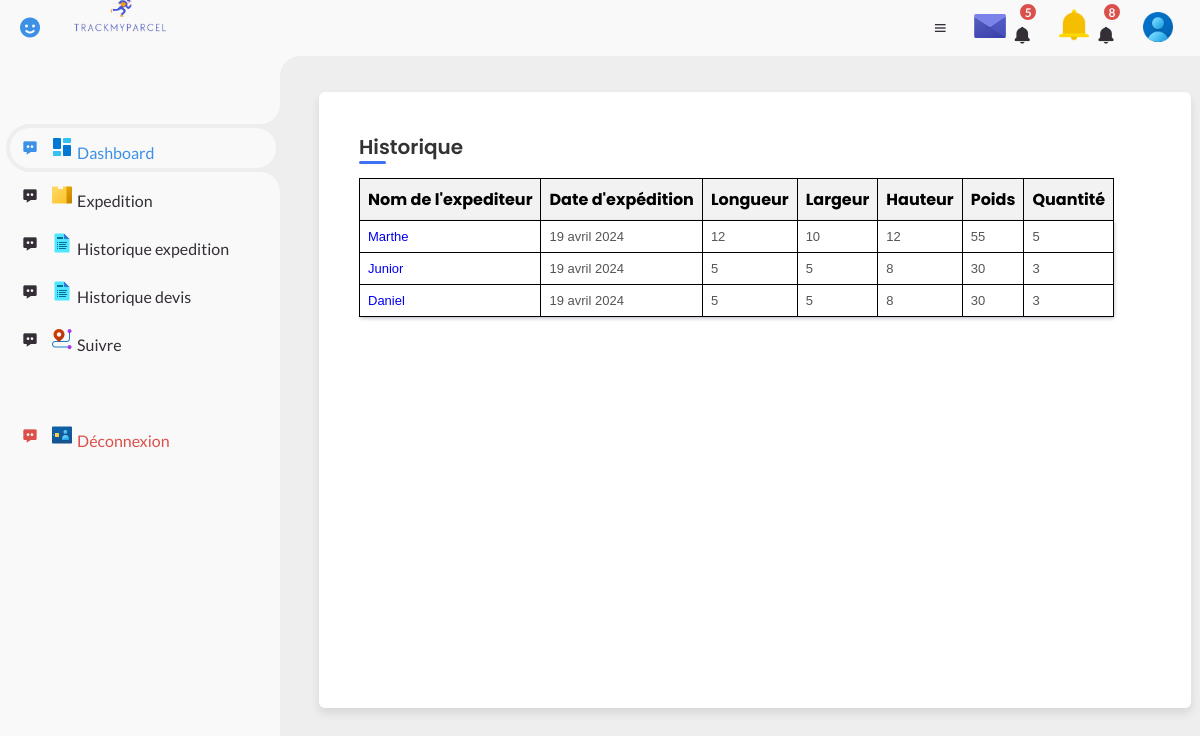
/colis/liste_devis/ (signed in), run on the app's committed database.
### colis/models.py (models this page shows, shortened)
class Devis(models.Model):
    nom = models.CharField(max_length=60, null=True)
    longueur = models.IntegerField()
    largeur = models.IntegerField()
    hauteur = models.IntegerField()
    quantite = models.IntegerField()
    poids = models.IntegerField()
    dateExp = models.DateField()
    devise = models.CharField(max_length=100)

### colis/views.py (the view)
# urls.py: path('liste_devis/', views.liste_devis, name='liste_devis'),
@login_required(login_url="/accounts/login_user")
def liste_devis(request):
    devi = Devis.objects.all()
    return render(request, 'colis/liste_devis.html', {'devis':devi})

### colis/templates/colis/liste_devis.html (shortened to what this page needs)
{% load static %}
<!DOCTYPE html>
<html lang="en">
<head>
	<link href='https://unpkg.com/boxicons@2.0.9/css/boxicons.min.css' rel='stylesheet'>
	<link rel="stylesheet" href="{% static 'colis/css/demander_expedition.css' %}">
	<link rel="stylesheet" href="{% static 'colis/css/dashboard.css' %}">
    <link rel="stylesheet" href="{% static 'colis/css/historique.css' %}">
</head>
<body>
	{% include 'colis/couche/sidebar.html' %}
	<section id="content">
		{% include 'colis/couche/navbar.html' %}
		<main>
			<div class="container">
				<header>Historique</header>
				<form action="#">
					<div class="form first">
                        <table>
                            <thead>
                             <tr>
                                 <th>Nom de l'expediteur</th>
                                 <th>Date d'expédition</th>
                                 <th>Longueur</th>
                                 <th>Largeur</th>
                                 <th>Hauteur</th>
                                 <th>Poids</th>
                                 <th>Quantité</th>
                             </tr>
                            </thead>
                            <tbody>
                                {% for dev in devis %}
                                 <tr>
                                    <td><a href="{% url 'colis:pdf_devis' dev.id  %}">{{ dev.nom }}</a></td>
                                    <td>{{ dev.dateExp }}</td>
                                    <td>{{ dev.longueur }}</td>
                                    <td>{{ dev.largeur }}</td>
                                    <td>{{ dev.hauteur }}</td>
                                    <td>{{ dev.poids }}</td>
                                    <td> {{ dev.quantite }} </td>
                                 </tr>
                                {% endfor %}
                            </tbody>
                         </table>
				</form>
			</div>
		</main>
	</section>
</body>
</html>

### colis/static/colis/css/demander_expedition.css (style rules this page uses)
* { margin: 0; padding: 0; box-sizing: border-box; }
a { text-decoration: none; }
:root { --poppins: 'Poppins', sans-serif; --lato: 'Lato', sans-serif; --light: #F9F9F9; --blue: #3C91E6; --light-blue: #CFE8FF; --grey: #eee; --dark-grey: #AAAAAA; --dark: #342E37; --red: #DB504A; --yellow: #FFCE26; --light-yellow: #FFF2C6; --orange: #FD7238; --light-orange: #FFE0D3; --green :#66CDAA; }
html { overflow-x: hidden; }
body { background: var(--grey); overflow-x: hidden; }
#content { position: relative; width: calc(100% - 280px); left: 280px; transition: .3s ease; }
#content main { width: 100%; padding: 36px 24px; font-family: var(--poppins); max-height: calc(100vh - 56px); overflow-y: auto; }
.container { position: relative; max-width: 1200px; width: 100%; border-radius: 6px; padding: 40px; margin: 0 15px; background-color: #fff; box-shadow: 0 5px 10px rgba(0,0,0,0.1); }
.container header { position: relative; font-size: 20px; font-weight: 600; color: #333; }
.container header::before { content: ""; position: absolute; left: 0; bottom: -2px; height: 3px; width: 27px; border-radius: 8px; background-color: #4070f4; }
.container form { position: relative; margin-top: 16px; min-height: 490px; background-color: #fff; overflow: hidden; }
.container form .form { position: absolute; background-color: #fff; transition: 0.3s ease; }

### colis/static/colis/css/dashboard.css (style rules this page uses)
* { margin: 0; padding: 0; box-sizing: border-box; }
a { text-decoration: none; }
:root { --poppins: 'Poppins', sans-serif; --lato: 'Lato', sans-serif; --light: #F9F9F9; --blue: #3C91E6; --light-blue: #CFE8FF; --grey: #eee; --dark-grey: #AAAAAA; --dark: #342E37; --red: #DB504A; --yellow: #FFCE26; --light-yellow: #FFF2C6; --orange: #FD7238; --light-orange: #FFE0D3; --green :#66CDAA; }
html { overflow-x: hidden; }
body { background: var(--grey); overflow-x: hidden; }
#content { position: relative; width: calc(100% - 280px); left: 280px; transition: .3s ease; }
#content main { width: 100%; padding: 36px 24px; font-family: var(--poppins); max-height: calc(100vh - 56px); overflow-y: auto; }

### colis/static/colis/css/historique.css (style rules this page uses)
table { border-collapse: collapse; width: 100%; }
th, td { border: 1px solid black; padding: 8px; text-align: left; }
th { background-color: #f2f2f2; }
tbody { font-family: sans-serif; background: transparent; color: #555; font-size: 13px; box-shadow: 0 1px 4px 0px rgba(0,0,50,0.3); }
form a { color: #00e; }

### data on the page
Devis: nom "Marthe", dateExp "19 avril 2024", longueur "12", largeur "10", hauteur "12", poids "55", quantite "5"
Devis: nom "Junior", dateExp "19 avril 2024", longueur "5", largeur "5", hauteur "8", poids "30", quantite "3"
Devis: nom "Daniel", dateExp "19 avril 2024", longueur "5", largeur "5", hauteur "8", poids "30", quantite "3"
